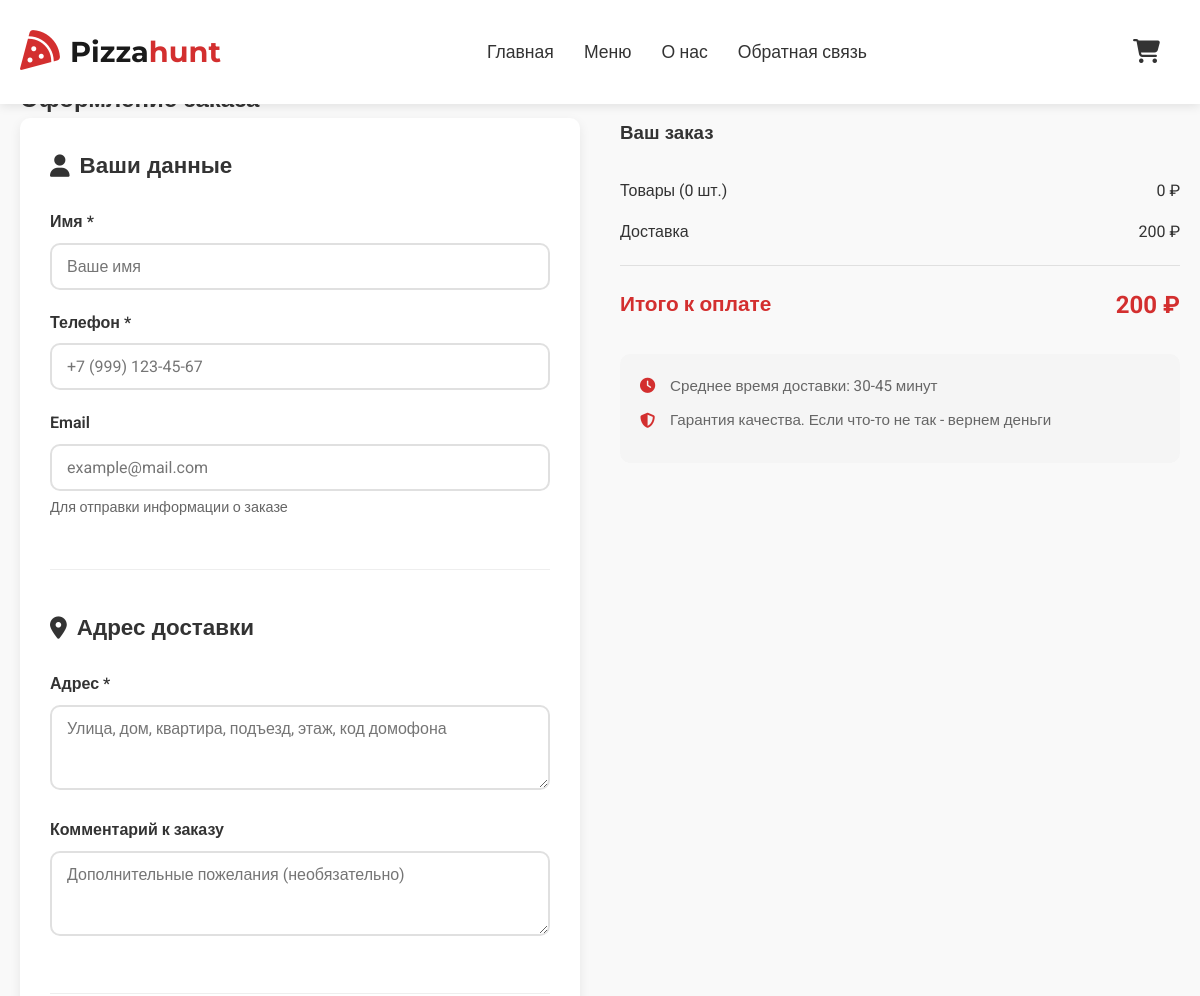
Page /order/ (upper part) on the earlier database version.
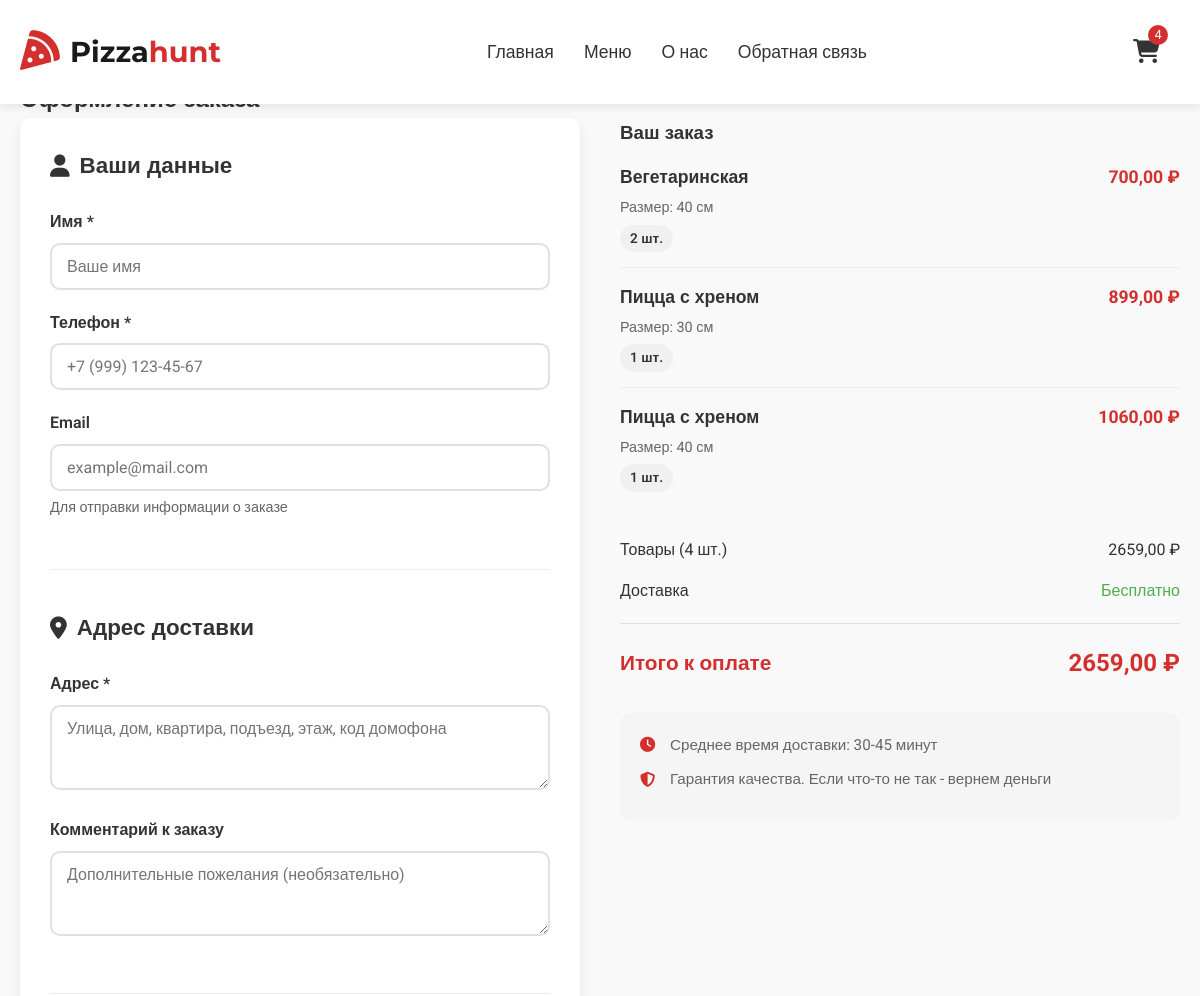
Same page on the later database version.
### pizzeria/models.py (models this page shows, shortened)
class Cart(models.Model):
    user = models.OneToOneField(settings.AUTH_USER_MODEL, on_delete=models.CASCADE, null=True, blank=True, verbose_name="Пользователь")
    session_key = models.CharField(max_length=40, null=True, blank=True, verbose_name="Ключ сессии")
    created_at = models.DateTimeField(auto_now_add=True, verbose_name="Дата создания")
    updated_at = models.DateTimeField(auto_now=True, verbose_name="Дата обновления")
    class Meta:
        verbose_name = "Корзина"
        verbose_name_plural = "Корзины"
    def total_price(self):
        return sum(item.total_price() for item in self.items.all())
    def total_quantity(self):
        return sum(item.quantity for item in self.items.all())

class CartItem(models.Model):
    cart = models.ForeignKey(Cart, on_delete=models.CASCADE, related_name='items', verbose_name="Корзина")
    pizza = models.ForeignKey(Pizza, on_delete=models.CASCADE, verbose_name="Пицца")
    size = models.CharField(max_length=10, choices=Pizza.SIZE_CHOICES, default='30', verbose_name="Размер")
    quantity = models.PositiveIntegerField(default=1, validators=[MinValueValidator(1)], verbose_name="Количество")
    added_at = models.DateTimeField(auto_now_add=True, verbose_name="Дата добавления")
    class Meta:
        verbose_name = "Элемент корзины"
        verbose_name_plural = "Элементы корзины"
        unique_together = ['cart', 'pizza', 'size']
    def unit_price(self):
        return self.pizza.get_price_by_size(self.size)
    def total_price(self):
        return self.unit_price() * self.quantity

class Pizza(models.Model):
    SIZE_CHOICES = [
        ('30', '30 см'),
        ('35', '35 см'),
        ('40', '40 см'),
    ]
    name = models.CharField(max_length=200, verbose_name="Название пиццы")
    slug = models.SlugField(max_length=200, unique=True, verbose_name="URL")
    description = models.TextField(verbose_name="Описание")
    ingredients = models.TextField(verbose_name="Ингредиенты")
    price_30 = models.DecimalField(max_digits=8, decimal_places=2, verbose_name="Цена 30 см")
    price_35 = models.DecimalField(max_digits=8, decimal_places=2, verbose_name="Цена 35 см")
    price_40 = models.DecimalField(max_digits=8, decimal_places=2, verbose_name="Цена 40 см")
    category = models.ForeignKey(Category, on_delete=models.CASCADE, related_name='pizzas', verbose_name="Категория")
    is_popular = models.BooleanField(default=False, verbose_name="Популярная")
    is_new = models.BooleanField(default=False, verbose_name="Новинка")
    is_spicy = models.BooleanField(default=False, verbose_name="Острая")
    is_vegetarian = models.BooleanField(default=False, verbose_name="Вегетарианская")
    image_url = models.URLField(blank=True, verbose_name="URL изображения")
    order = models.IntegerField(default=0, verbose_name="Порядок отображения")
    class Meta:
        verbose_name = "Пицца"
        verbose_name_plural = "Пиццы"
        ordering = ['order', 'name']
    def get_price_by_size(self, size):
        if size == '30':
            return self.price_30
        elif size == '35':
            return self.price_35
        elif size == '40':
            return self.price_40
        return self.price_30

### pizzeria/views.py (the view, shortened to what this page needs)
# urls.py: path('order/', views.OrderCreateView.as_view(), name='order'),
class OrderCreateView(CreateView):
    model = Order
    form_class = OrderForm
    template_name = 'pizzeria/order.html'
    def get_context_data(self, **kwargs):
        context = super().get_context_data(**kwargs)
        cart = get_cart(self.request)
        context['cart'] = cart
        context['cart_items'] = cart.items.all() if cart else []
        return context

### pizzeria/context_processors.py (called while the page is built)
def cart_context(request):
    cart = get_cart(request)
    cart_total = cart.total_price() if cart else 0
    cart_quantity = cart.total_quantity() if cart else 0
    return {
        'cart': cart,
        'cart_total': cart_total,
        'cart_quantity': cart_quantity,
    }

### pizzeria/utils.py (called while the page is built)
def get_cart(request):
    cart = None
    if request.user.is_authenticated:
        cart, created = Cart.objects.get_or_create(user=request.user)
    else:
        session_key = request.session.session_key
        if not session_key:
            request.session.create()
            session_key = request.session.session_key
        cart, created = Cart.objects.get_or_create(session_key=session_key)
    return cart

### pizzeria/templates/pizzeria/order.html (shortened to what this page needs)
{% extends 'pizzeria/base.html' %}
{% load static %}
{% block extra_css %}
<link rel="stylesheet" href="{% static 'css/order.css' %}">
{% endblock %}
{% block content %}
<section class="order-section">
    <div class="container">
        <h1 class="page-title">Оформление заказа</h1>
        <div class="order-content">
            <div class="order-form-container">
                <form method="POST" class="order-form" id="orderForm">
                    <div class="form-section">
                        <h3><i class="fas fa-user"></i> Ваши данные</h3>
                        <div class="form-group">
                            <label for="{{ form.name.id_for_label }}">Имя *</label>
                            {{ form.name }}
                        </div>
                        <div class="form-group">
                            <label for="{{ form.phone.id_for_label }}">Телефон *</label>
                            {{ form.phone }}
                        </div>
                        <div class="form-group">
                            <label for="{{ form.email.id_for_label }}">Email</label>
                            {{ form.email }}
                            <small>Для отправки информации о заказе</small>
                        </div>
                    </div>
                    <div class="form-section">
                        <h3><i class="fas fa-map-marker-alt"></i> Адрес доставки</h3>
                        <div class="form-group">
                            <label for="{{ form.address.id_for_label }}">Адрес *</label>
                            {{ form.address }}
                        </div>
                        <div class="form-group">
                            <label for="{{ form.comment.id_for_label }}">Комментарий к заказу</label>
                            {{ form.comment }}
                        </div>
                    </div>
                </form>
            </div>
            <div class="order-summary">
                <div class="summary-card">
                    <h3>Ваш заказ</h3>
                    <div class="order-items">
                        {% for item in cart_items %}
                        <div class="order-item">
                            <div class="order-item-info">
                                <h4>{{ item.pizza.name }}</h4>
                                <p>Размер: {{ item.get_size_display }}</p>
                                <span class="order-item-quantity">{{ item.quantity }} шт.</span>
                            </div>
                            <div class="order-item-price">
                                {{ item.total_price }} ₽
                            </div>
                        </div>
                        {% endfor %}
                    </div>
                    <div class="order-total">
                        <div class="total-row">
                            <span>Товары ({{ cart.total_quantity }} шт.)</span>
                            <span>{{ cart.total_price }} ₽</span>
                        </div>
                        <div class="total-row">
                            <span>Доставка</span>
                            <span>
                                {% if cart.total_price > 1000 %}
                                <span style="color: #4CAF50;">Бесплатно</span>
                                {% else %}
                                200 ₽
                                {% endif %}
                            </span>
                        </div>
                        <div class="total-divider"></div>
                        <div class="total-row grand-total">
                            <span>Итого к оплате</span>
                            <span class="grand-total-price">
                                {% if cart.total_price > 1000 %}
                                {{ cart.total_price }} ₽
                                {% else %}
                                {{ cart.total_price|add:200 }} ₽
                                {% endif %}
                            </span>
                        </div>
                    </div>
                    <div class="order-info">
                        <p><i class="fas fa-clock"></i> Среднее время доставки: 30-45 минут</p>
                        <p><i class="fas fa-shield-alt"></i> Гарантия качества. Если что-то не так - вернем деньги</p>
                    </div>
                </div>
            </div>
        </div>
    </div>
</section>
{% endblock %}

### pizzeria/templates/pizzeria/base.html (shortened to what this page needs)
<!DOCTYPE html>
{% load static %}
<html lang="ru">
  <head>
    <link rel="stylesheet" href="{% static 'css/main.css' %}" />
    <link
      rel="stylesheet"
      href="https://cdnjs.cloudflare.com/ajax/libs/font-awesome/6.4.0/css/all.min.css"
    />
    {% block extra_css %}{% endblock %}
  </head>
  <body>
    {% include 'pizzeria/partials/header.html' %}
    <main>{% block content %}{% endblock %}</main>
  </body>
</html>

### pizzeria/templates/pizzeria/partials/header.html (shortened to what this page needs)
{% load static %}
<header class="header">
  <div class="container header-container">
    <a href="{% url 'home' %}" class="logo">
      <div class="logo-icon"><i class="fas fa-pizza-slice"></i></div>
      <div class="logo-text">Pizza<span>hunt</span></div>
    </a>
    <nav class="nav">
      <ul class="nav-list">
        <li class="nav-item">
          <a
            href="{% url 'home' %}"
            class="nav-link {% if request.path == '/' %}active{% endif %}"
            >Главная</a
          >
        </li>
        <li class="nav-item">
          <a
            href="{% url 'menu' %}"
            class="nav-link {% if request.path == '/menu/' %}active{% endif %}"
            >Меню</a
          >
        </li>
        <li class="nav-item">
          <a
            href="{% url 'about' %}"
            class="nav-link {% if request.path == '/about/' %}active{% endif %}"
            >О нас</a
          >
        </li>
        <li class="nav-item">
          <a
            href="{% url 'feedback' %}"
            class="nav-link {% if request.path == '/feedback/' %}active{% endif %}"
            >Обратная связь</a
          >
        </li>
      </ul>
    </nav>
    <div class="header-actions">
      <a href="{% url 'cart' %}" class="cart-btn">
        <i class="fas fa-shopping-cart"></i>
        {% if cart_quantity > 0 %}
        <span class="cart-count">{{ cart_quantity }}</span>
        {% endif %}
      </a>
    </div>
  </div>
</header>

### pizzeria/templates/pizzeria/partials/footer.html (shortened to what this page needs)
{% load static %}

### pizzeria/static/css/main.css (style rules this page uses)
:root { --primary-red: #d32f2f; --primary-orange: #ff9800; --dark-bg: #1a1a1a; --light-bg: #f9f9f9; --text-dark: #333; --text-light: #fff; --text-gray: #666; --card-bg: #fff; --shadow: 0 4px 12px rgba(0,0,0,0.08); --shadow-hover: 0 8px 20px rgba(0,0,0,0.12); --transition: all 0.3s ease; --border-radius: 10px; }
* { margin: 0; padding: 0; box-sizing: border-box; }
html, body { height: 100%; }
body { font-family: 'Roboto', sans-serif; color: var(--text-dark); background-color: var(--light-bg); line-height: 1.6; display: flex; flex-direction: column; min-height: 100vh; }
h1, h2, h3, h4 { font-family: 'Montserrat', sans-serif; font-weight: 700; }
.container { max-width: 1200px; margin: 0 auto; padding: 0 20px; }
.header { position: fixed; top: 0; left: 0; right: 0; z-index: 1000; background: white; box-shadow: 0 2px 10px rgba(0,0,0,0.1); }
.header-container { display: flex; justify-content: space-between; align-items: center; padding: 20px; }
.logo { display: flex; align-items: center; text-decoration: none; }
.logo-icon { font-size: 2.5rem; color: var(--primary-red); margin-right: 10px; }
.logo-text { font-family: 'Montserrat', sans-serif; font-size: 1.8rem; font-weight: 700; color: var(--dark-bg); }
.logo-text span { color: var(--primary-red); }
.nav { display: flex; }
.nav-list { display: flex; list-style: none; }
.nav-item { margin: 0 15px; }
.nav-link { text-decoration: none; color: var(--text-dark); font-weight: 500; font-size: 1.1rem; transition: var(--transition); padding: 5px 0; position: relative; }
.nav-link::after { content: ''; position: absolute; bottom: 0; left: 0; width: 0; height: 2px; background-color: var(--primary-red); transition: var(--transition); }
.header-actions { display: flex; align-items: center; }
.cart-btn { position: relative; background: none; border: none; font-size: 1.5rem; color: var(--text-dark); cursor: pointer; margin-right: 20px; transition: var(--transition); }
.cart-count { position: absolute; top: -8px; right: -8px; background-color: var(--primary-red); color: white; font-size: 0.8rem; width: 20px; height: 20px; border-radius: 50%; display: flex; align-items: center; justify-content: center; }

### pizzeria/static/css/order.css (style rules this page uses)
.order-section { padding: 80px 0; }
.order-content { display: grid; grid-template-columns: 1fr 1fr; gap: 40px; }
.order-form-container { background-color: var(--card-bg); border-radius: var(--border-radius); padding: 30px; box-shadow: var(--shadow); }
.form-section { margin-bottom: 40px; padding-bottom: 30px; border-bottom: 1px solid #eee; }
.form-section h3 { font-size: 1.4rem; margin-bottom: 25px; color: var(--text-dark); display: flex; align-items: center; gap: 10px; }
.form-group { margin-bottom: 20px; }
.form-group label { display: block; margin-bottom: 8px; font-weight: 600; color: var(--text-dark); }
.form-group input, .form-group select, .form-group textarea { width: 100%; padding: 12px 15px; border: 2px solid #e0e0e0; border-radius: var(--border-radius); font-size: 1rem; font-family: 'Roboto', sans-serif; transition: var(--transition); }
.form-group small { display: block; margin-top: 5px; color: var(--text-gray); font-size: 0.9rem; }
.order-summary { position: sticky; top: 100px; height: fit-content; }
.order-items { margin-bottom: 30px; }
.order-item { display: flex; justify-content: space-between; align-items: flex-start; padding: 15px 0; border-bottom: 1px solid #eee; }
.order-item:last-child { border-bottom: none; }
.order-item-info h4 { font-size: 1.1rem; margin-bottom: 5px; color: var(--text-dark); }
.order-item-info p { color: var(--text-gray); font-size: 0.9rem; margin-bottom: 5px; }
.order-item-quantity { display: inline-block; background-color: #f0f0f0; padding: 3px 10px; border-radius: 15px; font-size: 0.85rem; font-weight: 600; }
.order-item-price { font-weight: 700; color: var(--primary-red); font-size: 1.1rem; }
.order-total { margin-top: 30px; }
.total-row { display: flex; justify-content: space-between; align-items: center; margin-bottom: 15px; font-size: 1rem; }
.total-divider { height: 1px; background-color: #e0e0e0; margin: 20px 0; }
.grand-total { font-size: 1.3rem; font-weight: 700; color: var(--primary-red); }
.grand-total-price { font-size: 1.5rem; }
.order-info { margin-top: 30px; padding: 20px; background-color: #f5f5f5; border-radius: var(--border-radius); }
.order-info p { margin-bottom: 10px; color: var(--text-gray); font-size: 0.95rem; display: flex; align-items: center; gap: 10px; }
.order-info i { color: var(--primary-red); min-width: 20px; }

Differences in the rows shown:
added CartItem: pizza.name "Вегетаринская", size "40 см", quantity "2", total_price "700,00"
added CartItem: pizza.name "Пицца с хреном", size "30 см", quantity "1", total_price "899,00"
added CartItem: pizza.name "Пицца с хреном", size "40 см", quantity "1", total_price "1060,00"
shown differently, row unchanged: Cart: total_quantity "0" → "4"; total_price "0" → "2659,00"; total_price (not shown) → "2659,00"; total_price|add "200" → (not shown)
Other differences:
{{ cart_quantity }}: (not shown) → "4"
text no longer shown: "200 ₽"
text now shown: "Бесплатно"
